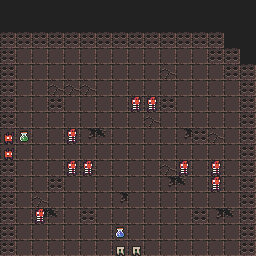

This is a level from a 2D game, rendered from its Tiled map with the project's own tilesets. A one-line summary and the complete map file follow:
An orthogonal 16x16 tile map with 16x16 px tiles, 2 tile layers (Floor, Collisions), 7 hidden layers not drawn, 3 tilesets.

<map version="1.10" tiledversion="1.11.2" orientation="orthogonal" renderorder="right-down" width="16" height="16" tilewidth="16" tileheight="16" infinite="0" nextlayerid="10" nextobjectid="1">
 <editorsettings>
  <export target="donjon2_room5/donjon2_room5.csv" format="csv" />
 </editorsettings>
 <tileset firstgid="1" source="Tilesets/0x72_DungeonTilesetII_v1.7.tsx" />
 <tileset firstgid="1025" source="Tilesets/atlas_walls_high-16x32.tsx" />
 <tileset firstgid="1217" source="Tilesets/atlas_walls_low-16x16.tsx" />
 <layer id="1" name="Floor" width="16" height="16">
  <data encoding="csv">
1250,1250,1250,1250,1250,1250,1250,1250,1250,1250,1250,1250,1250,1250,1250,1250,
1250,1250,1250,1250,1250,1250,1250,1250,1250,1250,1250,1250,1250,1250,1250,1250,
130,130,130,130,130,130,130,130,130,130,130,130,130,1250,1250,1250,
130,130,130,130,130,130,130,130,130,130,130,130,130,130,1250,1250,
130,130,130,130,130,130,130,130,130,130,131,130,130,130,130,130,
130,130,130,131,131,131,130,130,130,130,130,130,130,130,130,130,
130,130,130,131,130,130,130,130,130,130,130,130,130,130,130,130,
130,130,130,130,130,130,130,130,130,131,130,130,130,130,130,130,
130,130,130,130,130,194,195,130,130,130,130,194,195,131,130,130,
130,130,130,130,130,130,130,130,130,130,130,130,130,130,130,130,
130,130,130,130,130,131,130,130,130,130,131,130,130,130,130,130,
130,130,130,130,130,130,130,130,130,130,194,195,130,130,130,130,
130,130,131,130,130,130,130,194,130,130,130,130,130,130,130,130,
130,130,194,195,130,130,130,130,130,130,130,130,130,194,195,130,
130,130,130,130,130,130,130,130,130,130,130,130,130,130,130,130,
1250,130,130,130,130,130,130,130,130,130,130,130,130,130,130,1250
</data>
 </layer>
 <layer id="6" name="Traps" width="16" height="16" visible="0">
  <data encoding="csv">
0,0,0,0,0,0,0,0,0,0,0,0,0,0,0,0,
0,0,0,0,0,0,0,0,0,0,0,0,0,0,0,0,
0,0,0,0,0,0,0,0,0,0,0,0,0,0,0,0,
0,0,0,0,0,0,0,0,0,0,0,0,0,0,0,0,
0,0,0,0,0,0,0,0,0,0,0,0,0,0,0,0,
0,0,0,0,0,0,0,0,0,0,0,0,0,0,0,0,
0,0,0,0,0,0,0,0,389,389,0,0,0,0,0,0,
0,0,0,0,0,0,0,0,0,0,0,0,0,0,0,0,
0,0,0,0,389,0,0,0,0,0,0,0,0,0,0,0,
0,0,0,0,0,0,0,0,0,0,0,0,0,0,0,0,
0,0,0,0,389,389,0,0,0,0,0,389,0,389,0,0,
0,0,0,0,0,0,0,0,0,0,0,0,0,389,0,0,
0,0,0,0,0,0,0,0,0,0,0,0,0,0,0,0,
0,0,389,0,0,0,0,0,0,0,0,0,0,0,0,0,
0,0,0,0,0,0,0,0,0,0,0,0,0,0,0,0,
0,0,0,0,0,0,0,0,0,0,0,0,0,0,0,0
</data>
 </layer>
 <layer id="2" name="Side_walls" width="16" height="16" visible="0">
  <data encoding="csv">
0,0,0,0,0,0,0,0,0,0,0,0,0,0,0,0,
0,0,0,0,0,0,0,0,0,0,0,0,0,0,0,0,
0,0,0,0,0,0,0,0,0,0,0,0,0,1122,0,0,
1156,0,0,0,0,0,0,0,0,0,0,0,0,1146,1122,0,
1156,0,0,0,0,0,0,0,0,0,0,0,0,0,1146,1105,
1156,0,0,0,0,0,0,0,0,0,0,0,0,0,0,1105,
1156,0,0,0,0,0,0,0,0,0,0,0,0,0,0,1105,
0,0,0,0,0,0,0,0,0,0,0,0,0,0,0,1105,
0,0,0,0,0,0,0,0,0,0,0,0,0,0,0,1105,
1156,0,0,0,0,0,0,0,0,0,0,0,0,0,0,1105,
1156,0,0,0,0,0,0,0,0,0,0,0,0,0,0,1105,
1156,0,0,0,0,0,0,0,0,0,0,0,0,0,0,1105,
1156,0,0,0,0,0,0,0,0,0,0,0,0,0,0,1105,
1156,0,0,0,0,0,0,0,0,0,0,0,0,0,0,1105,
1156,0,0,0,0,0,0,0,0,0,0,0,0,0,0,1105,
0,0,0,0,0,0,0,0,0,0,0,0,0,0,0,0
</data>
 </layer>
 <layer id="3" name="Side_doors" width="16" height="16" visible="0">
  <data encoding="csv">
0,0,0,0,0,0,0,0,0,0,0,0,0,0,0,0,
0,0,0,0,0,0,0,0,0,0,0,0,0,0,0,0,
0,0,0,0,0,0,0,0,0,0,0,0,0,0,0,0,
0,0,0,0,0,0,0,0,0,0,0,0,0,0,0,0,
0,0,0,0,0,0,0,0,0,0,0,0,0,0,0,0,
0,0,0,0,0,0,0,0,0,0,0,0,0,0,0,0,
1124,0,0,0,0,0,0,0,0,0,0,0,0,0,0,0,
1148,0,0,0,0,0,0,0,0,0,0,0,0,0,0,0,
1028,0,0,0,0,0,0,0,0,0,0,0,0,0,0,0,
1052,0,0,0,0,0,0,0,0,0,0,0,0,0,0,0,
0,0,0,0,0,0,0,0,0,0,0,0,0,0,0,0,
0,0,0,0,0,0,0,0,0,0,0,0,0,0,0,0,
0,0,0,0,0,0,0,0,0,0,0,0,0,0,0,0,
0,0,0,0,0,0,0,0,0,0,0,0,0,0,0,0,
0,0,0,0,0,0,0,0,0,0,0,0,0,0,0,0,
0,0,0,0,0,0,0,0,0,0,0,0,0,0,0,0
</data>
 </layer>
 <layer id="4" name="Front_walls" width="16" height="16" visible="0">
  <data encoding="csv">
0,0,0,0,0,0,0,0,0,0,0,0,0,0,0,0,
1127,1178,1178,1178,1178,1178,1178,1178,1178,1178,1178,1178,1178,1028,0,0,
1151,1202,1202,1202,1202,1202,1202,1202,1202,1202,1202,1202,1202,1052,1028,0,
0,0,0,0,0,0,0,0,0,0,0,0,0,0,1052,1028,
0,0,0,0,0,0,0,0,0,0,0,0,0,0,0,1052,
0,0,0,0,0,0,0,0,0,0,0,0,0,0,0,0,
0,0,0,0,0,0,0,0,0,0,0,0,0,0,0,0,
0,0,0,0,0,0,0,0,0,0,0,0,0,0,0,0,
0,0,0,0,0,0,0,0,0,0,0,0,0,0,0,0,
0,0,0,0,0,0,0,0,0,0,0,0,0,0,0,0,
0,0,0,0,0,0,0,0,0,0,0,0,0,0,0,0,
0,0,0,0,0,0,0,0,0,0,0,0,0,0,0,0,
0,0,0,0,0,0,0,0,0,0,0,0,0,0,0,0,
0,0,0,0,0,0,0,0,0,0,0,0,0,0,0,0,
1122,1178,1178,1178,1178,1178,1178,0,0,1178,1178,1178,1178,1178,1178,1124,
1146,1202,1202,1202,1202,1202,1202,0,0,1202,1202,1202,1202,1202,1202,1148
</data>
 </layer>
 <layer id="5" name="Front_doors" width="16" height="16" visible="0">
  <data encoding="csv">
0,0,0,0,0,0,0,0,0,1164,0,0,0,0,0,0,
0,0,0,0,0,0,0,0,0,0,0,0,0,0,0,0,
0,0,0,0,0,0,0,0,0,0,0,0,0,0,0,0,
0,0,0,0,0,0,0,0,0,0,0,0,0,0,0,0,
0,0,0,0,0,0,0,0,0,0,0,0,0,0,0,0,
0,0,0,0,0,0,0,0,0,0,0,0,0,0,0,0,
0,0,0,0,0,0,0,0,0,0,0,0,0,0,0,0,
0,0,0,0,0,0,0,0,0,0,0,0,0,0,0,0,
0,0,0,0,0,0,0,0,0,0,0,0,0,0,0,0,
0,0,0,0,0,0,0,0,0,0,0,0,0,0,0,0,
0,0,0,0,0,0,0,0,0,0,0,0,0,0,0,0,
0,0,0,0,0,0,0,0,0,0,0,0,0,0,0,0,
0,0,0,0,0,0,0,0,0,0,0,0,0,0,0,0,
0,0,0,0,0,0,1165,1166,1167,1168,0,0,0,0,0,0,
0,0,0,0,0,0,1189,1190,1191,1192,0,0,0,0,0,0,
0,0,0,0,0,0,1213,1214,1215,1216,0,0,0,0,0,0
</data>
 </layer>
 <layer id="7" name="Decorations" width="16" height="16" visible="0">
  <data encoding="csv">
0,0,0,0,0,0,0,0,0,0,0,0,0,0,0,0,
0,0,0,0,1110,0,0,1110,0,0,1110,0,0,0,0,0,
0,0,67,0,0,67,0,0,67,0,0,67,0,0,0,0,
0,0,0,0,0,0,0,0,0,0,0,0,0,0,0,0,
0,0,0,0,0,0,0,0,0,0,0,0,0,0,0,0,
0,0,0,0,0,0,0,0,0,0,0,0,0,0,0,0,
0,0,0,0,0,0,0,0,0,0,0,0,0,0,0,0,
0,0,0,0,0,0,0,0,0,0,0,0,0,0,0,0,
0,0,0,0,0,0,0,0,0,0,0,0,0,0,0,0,
0,0,0,0,0,0,0,0,0,0,0,0,0,0,0,0,
0,0,0,0,0,0,0,0,0,0,0,0,0,0,0,0,
0,0,0,0,0,0,0,0,0,0,0,0,0,0,0,0,
0,0,0,0,0,0,0,0,0,0,0,0,0,0,0,0,
0,0,0,0,0,0,0,0,0,0,0,0,0,0,0,0,
0,0,0,0,0,0,0,0,0,0,0,0,0,0,0,0,
0,0,0,0,0,0,0,0,0,0,0,0,0,0,0,0
</data>
 </layer>
 <layer id="8" name="Pillar" width="16" height="16" visible="0">
  <data encoding="csv">
0,0,0,0,0,0,0,0,0,0,0,0,0,0,0,0,
0,0,0,0,0,0,0,0,0,0,0,0,0,0,0,0,
0,0,0,0,0,0,0,0,0,0,0,0,0,0,0,0,
0,0,0,0,0,0,0,0,0,0,0,0,0,0,0,0,
0,0,0,166,0,0,0,0,0,0,166,0,0,0,0,0,
0,0,0,198,0,0,0,0,0,0,198,0,0,0,0,0,
0,0,0,230,0,0,0,0,0,0,230,0,166,0,0,0,
0,0,0,0,0,0,0,0,0,0,0,0,198,0,0,0,
0,0,0,0,0,0,0,0,0,0,0,0,230,0,0,0,
0,0,0,166,0,0,0,0,0,0,0,0,0,0,0,0,
0,0,0,198,0,0,0,0,0,0,0,0,0,0,0,0,
0,0,0,230,0,166,0,0,0,0,0,0,166,0,0,0,
0,0,0,0,0,198,0,0,0,0,0,0,198,0,0,0,
0,0,0,0,0,230,0,0,0,0,0,0,230,0,0,0,
0,0,0,0,0,0,0,0,0,0,0,0,0,0,0,0,
0,0,0,0,0,0,0,0,0,0,0,0,0,0,0,0
</data>
 </layer>
 <layer id="9" name="Collisions" width="16" height="16">
  <data encoding="csv">
0,0,0,0,0,0,0,0,0,0,0,0,0,0,0,0,
0,0,0,0,0,0,0,0,0,0,0,0,0,0,0,0,
386,386,386,386,386,386,386,386,386,386,386,386,386,386,0,0,
386,0,0,0,0,0,0,0,0,0,0,0,0,386,386,0,
386,0,0,0,0,0,0,0,0,0,0,0,0,0,386,386,
386,0,0,0,0,0,0,0,0,0,0,0,0,0,0,386,
386,0,0,386,0,0,0,0,536,536,386,0,0,0,0,386,
386,0,0,0,0,0,0,0,0,0,0,0,0,0,0,386,
152,693,0,0,536,0,0,0,0,0,0,0,386,0,0,386,
152,0,0,0,0,0,0,0,0,0,0,0,0,0,0,386,
386,0,0,0,536,536,0,0,0,0,0,536,0,536,0,386,
386,0,0,386,0,0,0,0,0,0,0,0,0,536,0,386,
386,0,0,0,0,0,0,0,0,0,0,0,0,0,0,386,
386,0,536,0,0,386,0,0,0,0,0,0,386,0,0,386,
386,0,0,0,0,0,0,692,0,0,0,0,0,0,0,386,
386,0,0,0,0,0,0,56,56,0,0,0,0,0,0,386
</data>
 </layer>
</map>
